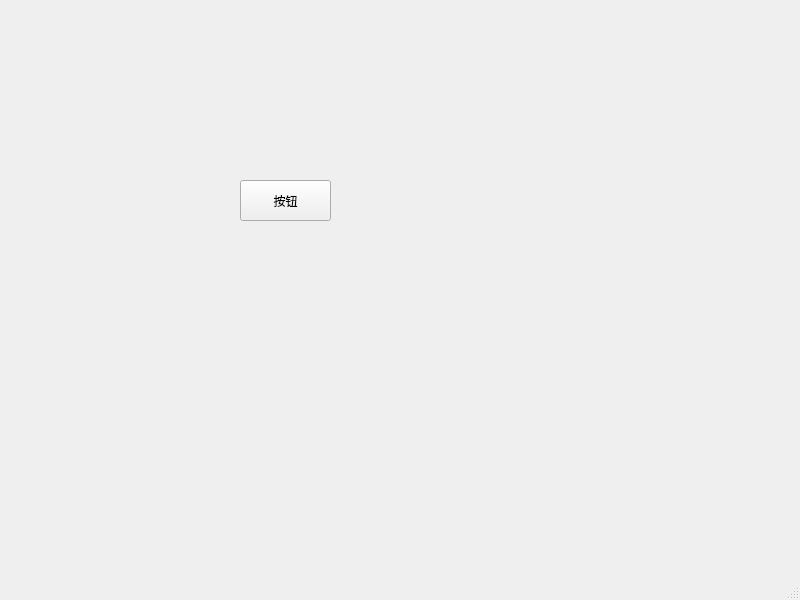
<?xml version="1.0" encoding="UTF-8"?>
<ui version="4.0">
 <class>MainWindow</class>
 <widget class="QMainWindow" name="MainWindow">
  <property name="geometry">
   <rect>
    <x>0</x>
    <y>0</y>
    <width>800</width>
    <height>600</height>
   </rect>
  </property>
  <property name="windowTitle">
   <string>MainWindow</string>
  </property>
  <widget class="QWidget" name="centralwidget">
   <widget class="QPushButton" name="pushButton">
    <property name="geometry">
     <rect>
      <x>240</x>
      <y>180</y>
      <width>91</width>
      <height>41</height>
     </rect>
    </property>
    <property name="text">
     <string>按钮</string>
    </property>
   </widget>
  </widget>
  <widget class="QMenuBar" name="menubar">
   <property name="geometry">
    <rect>
     <x>0</x>
     <y>0</y>
     <width>800</width>
     <height>22</height>
    </rect>
   </property>
  </widget>
  <widget class="QStatusBar" name="statusbar"/>
 </widget>
 <resources/>
 <connections/>
</ui>
